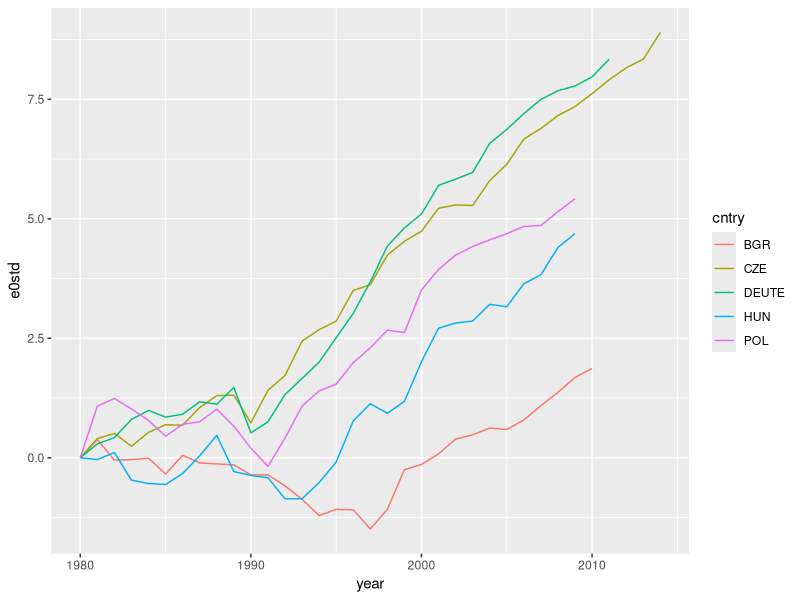
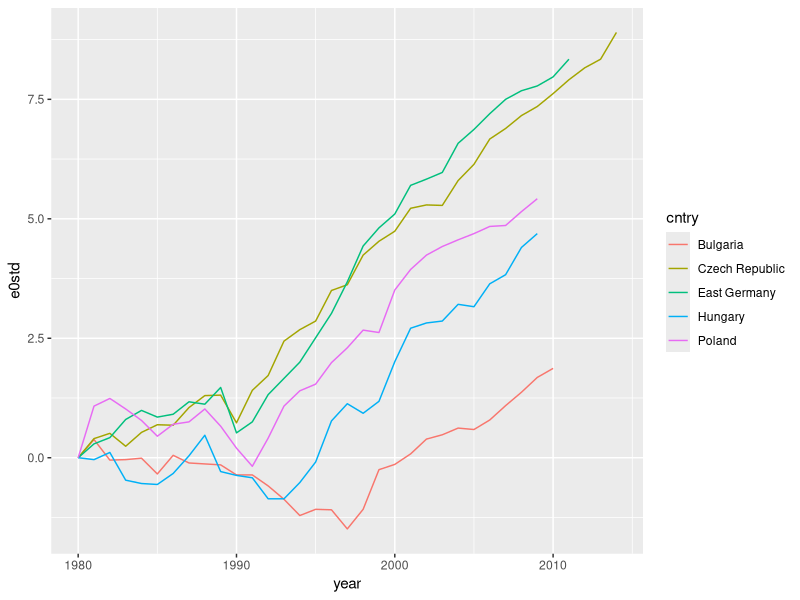
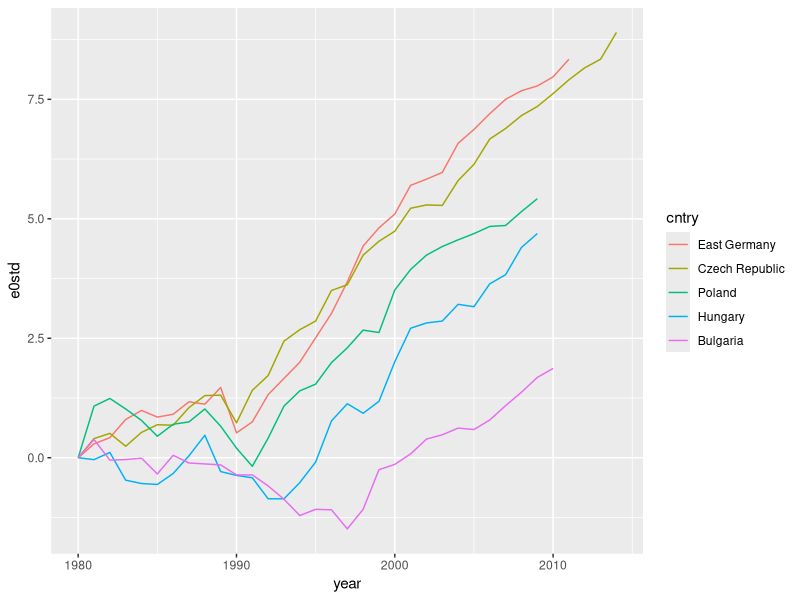
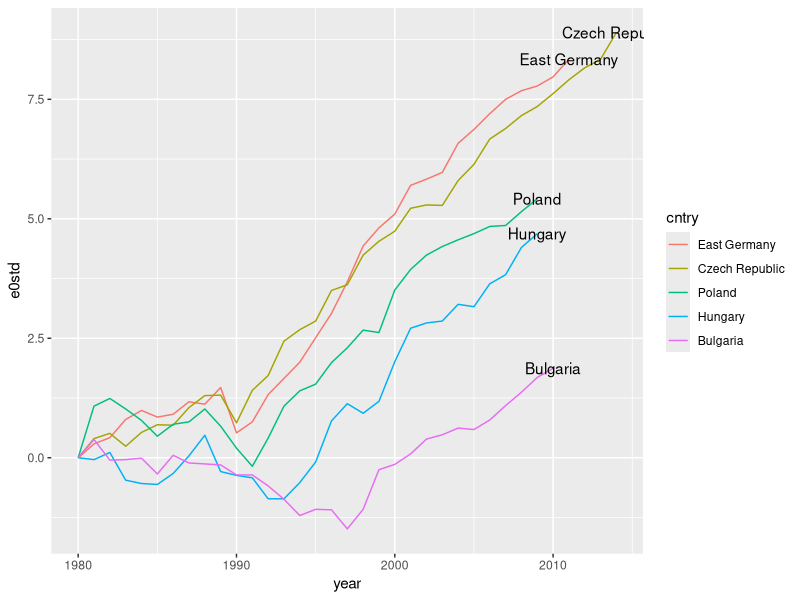
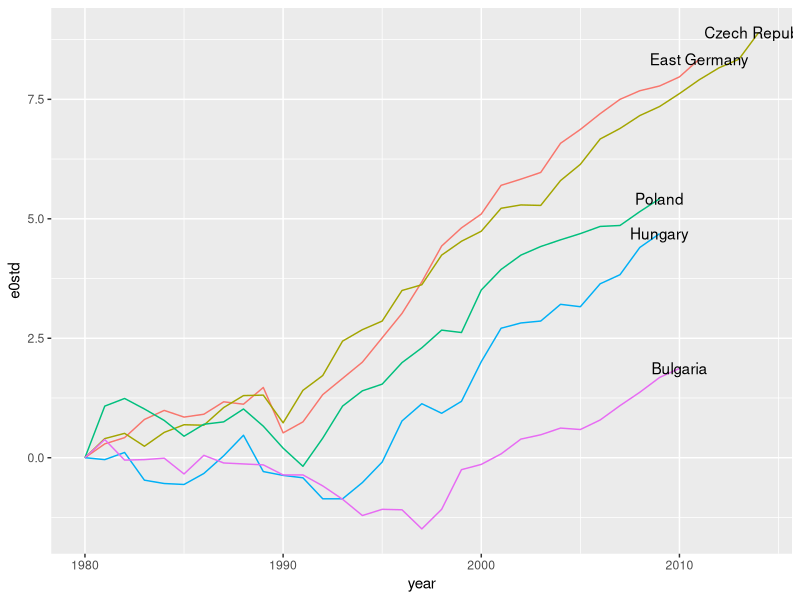
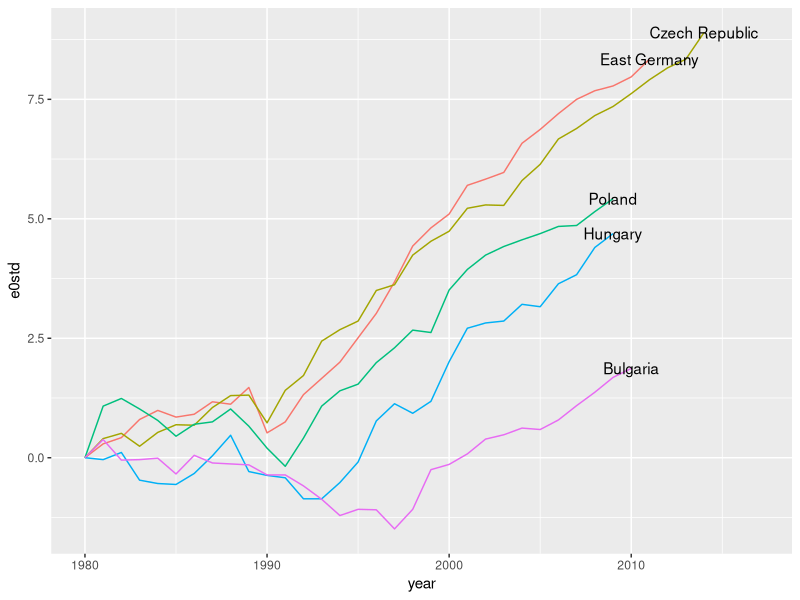
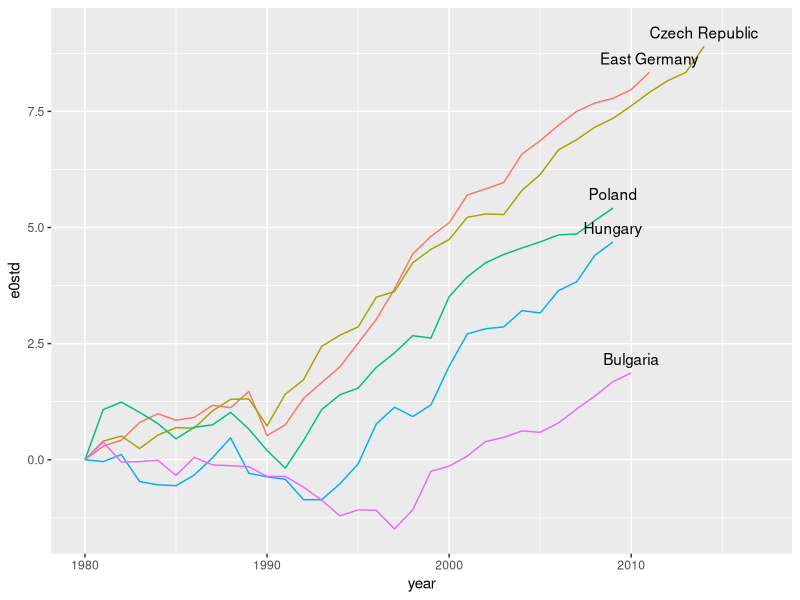
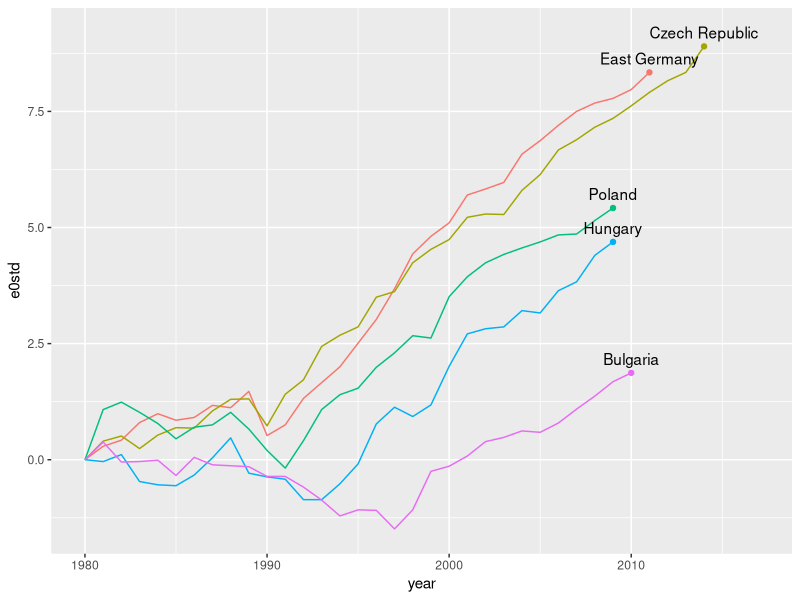

Source code (R) for these figures, in order:
#' ---
#' title: "Polishing your plot for publication."
#' author: "Jonas Schöley"
#' date: "February 1st, 2017"
#' output:
#'   github_document:
#'     toc: true
#' ---

#'## Eastern European life-expectancy changes since 1980

library(tidyverse)

e0 <-
  read_csv('e0.csv') %>%
  filter(cntry %in% c('BGR', 'CZE', 'HUN', 'POL', 'DEUTE'),
         sex == 'male', year >= 1980) %>%
  group_by(cntry) %>%
  mutate(e0std = e0 - e0[year == 1980]) %>%
  ungroup()
  
ggplot(e0, aes(x = year, y = e0std)) +
  geom_line(aes(color = cntry))

#'## Spell it out

e0 <-
  e0 %>%
  mutate(cntry = fct_recode(cntry,
                            'Bulgaria' = 'BGR',
                            'Czech Republic' = 'CZE',
                            'East Germany' = 'DEUTE',
                            'Hungary' = 'HUN',
                            'Poland' = 'POL'))

ggplot(e0, aes(x = year, y = e0std)) +
  geom_line(aes(color = cntry))

#'## Use order

e0 <-
  e0 %>%
  mutate(cntry = fct_relevel(cntry,
                             'East Germany',
                             'Czech Republic',
                             'Poland',
                             'Hungary',
                             'Bulgaria'))

ggplot(e0, aes(x = year, y = e0std)) +
  geom_line(aes(color = cntry))

#'## Use direct annotation

cntry_labels <-
  e0 %>%
  group_by(cntry) %>%
  filter(year == max(year)) %>%
  ungroup()

ggplot(e0, aes(x = year, y = e0std)) +
  geom_line(aes(color = cntry)) +
  geom_text(aes(x = year, y = e0std, label = cntry),
            data = cntry_labels)

ggplot(e0, aes(x = year, y = e0std)) +
  geom_line(aes(color = cntry), show.legend = FALSE) +
  geom_text(aes(x = year, y = e0std, label = cntry),
            data = cntry_labels)

ggplot(e0, aes(x = year, y = e0std)) +
  geom_line(aes(color = cntry), show.legend = FALSE) +
  geom_text(aes(x = year, y = e0std, label = cntry),
            data = cntry_labels) +
  scale_x_continuous(limits = c(1980, 2017))

ggplot(e0, aes(x = year, y = e0std)) +
  geom_line(aes(color = cntry), show.legend = FALSE) +
  geom_text(aes(x = year, y = e0std, label = cntry),
            nudge_y = 0.3,
            data = cntry_labels) +
  scale_x_continuous(limits = c(1980, 2017))

ggplot(e0, aes(x = year, y = e0std)) +
  geom_line(aes(color = cntry)) +
  geom_point(data = cntry_labels, aes(color = cntry)) +
  geom_text(aes(x = year, y = e0std, label = cntry),
            nudge_y = 0.3,
            data = cntry_labels) +
  scale_x_continuous(limits = c(1980, 2017)) +
  guides(color = FALSE)

#'## Avoid clutter

ggplot(e0, aes(x = year, y = e0std)) +
  geom_line(aes(color = cntry)) +
  geom_point(data = cntry_labels, aes(color = cntry)) +
  geom_text(aes(x = year, y = e0std, label = cntry),
            nudge_y = 0.3,
            data = cntry_labels) +
  scale_x_continuous(limits = c(1980, 2017)) +
  guides(color = FALSE) +
  theme_classic()

ggplot(e0, aes(x = year, y = e0std)) +
  geom_line(aes(color = cntry)) +
  geom_point(data = cntry_labels, aes(color = cntry)) +
  geom_text(aes(x = year, y = e0std, label = cntry),nudge_y = 0.3,
            data = cntry_labels) +
  scale_x_continuous(limits = c(1980, 2017)) +
  guides(color = FALSE) +
  theme_classic() +
  theme(panel.grid.major.y =
          element_line(color = 'grey90', linetype = 'dotted'),
        panel.grid.minor.y =
          element_line(color = 'grey90', linetype = 'dotted'))

#'## Highlight important features

ggplot(e0, aes(x = year, y = e0std)) +
  annotate('rect', xmin = -Inf, xmax = Inf, ymin = -Inf, ymax = 0,
           fill = 'grey90') +
  geom_line(aes(color = cntry)) +
  geom_point(data = cntry_labels, aes(color = cntry)) +
  geom_text(aes(x = year, y = e0std, label = cntry),nudge_y = 0.3,
            data = cntry_labels) +
  scale_x_continuous(limits = c(1980, 2017)) +
  guides(color = FALSE) +
  theme_classic() +
  theme(panel.grid.major.y =
          element_line(color = 'grey90', linetype = 'dotted'),
        panel.grid.minor.y =
          element_line(color = 'grey90', linetype = 'dotted'))

#'## Adjust scale breaks

ggplot(e0, aes(x = year, y = e0std)) +
  annotate('rect', xmin = -Inf, xmax = Inf, ymin = -Inf, ymax = 0,
           fill = 'grey90') +
  geom_line(aes(color = cntry)) +
  geom_point(data = cntry_labels, aes(color = cntry)) +
  geom_text(aes(x = year, y = e0std, label = cntry),nudge_y = 0.3,
            data = cntry_labels) +
  scale_x_continuous('Year', breaks = c(seq(1980, 2010, 5), 2013),
                     limits = c(1980, 2017)) +
  scale_y_continuous('Change in life-expectancy from 1980',
                     breaks = seq(-2, 10, 1)) +
  guides(color = FALSE) +
  theme_classic() +
  theme(panel.grid.major.y =
          element_line(color = 'grey90', linetype = 'dotted'))

#'## Show context

e0_nato <-
  read_csv('e0.csv') %>%
  filter(cntry %in% c('DEUTW', 'DNK', 'SWE',
                      'ITA', 'ISL', 'GBRTENW', 'ESP',
                      'NLD', 'LUX', 'BEL', 'PRT'),
         sex == 'male') %>%
  group_by(cntry) %>%
  mutate(e0std = e0 - e0[year == 1980])

ggplot(e0, aes(x = year, y = e0std)) +
  annotate('rect', xmin = -Inf, xmax = Inf, ymin = -Inf, ymax = 0,
           fill = 'grey90', alpha = 0.5) +
  geom_line(aes(group = cntry), color = 'grey90', data = e0_nato) +
  geom_line(aes(color = cntry)) +
  geom_point(data = cntry_labels, aes(color = cntry)) +
  geom_text(aes(x = year, y = e0std, label = cntry),nudge_y = 0.3,
            data = cntry_labels) +
  scale_x_continuous('Year', breaks = c(seq(1980, 2010, 5), 2013),
                     limits = c(1980, 2017)) +
  scale_y_continuous('Change in life-expectancy from 1980',
                     breaks = seq(-2, 10, 1),
                     limits = c(-2, 10)) +
  guides(color = FALSE) +
  theme_classic() +
  theme(panel.grid.major.y =
          element_line(color = 'grey90', linetype = 'dotted'))

#'## Set the aspect ratio

ggplot(e0, aes(x = year, y = e0std)) +
  annotate('rect', xmin = -Inf, xmax = Inf, ymin = -Inf, ymax = 0,
           fill = 'grey90', alpha = 0.5) +
  geom_line(aes(group = cntry), color = 'grey90', data = e0_nato) +
  geom_line(aes(color = cntry)) +
  geom_point(data = cntry_labels, aes(color = cntry)) +
  geom_text(aes(x = year, y = e0std, label = cntry),nudge_y = 0.3,
            data = cntry_labels) +
  scale_x_continuous('Year', breaks = c(seq(1980, 2010, 5), 2013),
                     limits = c(1980, 2020)) +
  scale_y_continuous('Change in life-expectancy from 1980',
                     breaks = seq(-2, 10, 1),
                     limits = c(-2, 10)) +
  guides(color = FALSE) +
  theme_classic() +
  theme(panel.grid.major.y =
          element_line(color = 'grey90', linetype = 'dotted')) +
  coord_fixed(2, expand = FALSE)

#ggsave(filename = 'pe0.pdf', width = unit(10, 'cm'), height = unit(5, 'cm'))
